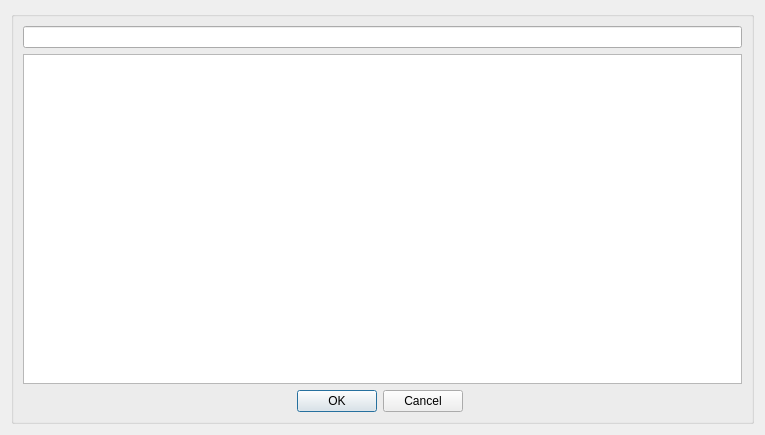
<?xml version="1.0" encoding="UTF-8"?>
<ui version="4.0">
 <class>Dialog</class>
 <widget class="QDialog" name="Dialog">
  <property name="geometry">
   <rect>
    <x>0</x>
    <y>0</y>
    <width>765</width>
    <height>435</height>
   </rect>
  </property>
  <property name="windowTitle">
   <string>Filter</string>
  </property>
  <layout class="QGridLayout" name="gridLayout">
   <item row="0" column="0">
    <widget class="QGroupBox" name="groupBox">
     <property name="title">
      <string/>
     </property>
     <layout class="QGridLayout" name="gridLayout_2">
      <item row="1" column="0" colspan="2">
       <widget class="QTableWidget" name="tableWidget"/>
      </item>
      <item row="0" column="0" colspan="2">
       <widget class="QLineEdit" name="input_search">
        <property name="inputMask">
         <string/>
        </property>
        <property name="text">
         <string/>
        </property>
       </widget>
      </item>
      <item row="2" column="0">
       <widget class="QDialogButtonBox" name="buttonBox">
        <property name="sizePolicy">
         <sizepolicy hsizetype="Expanding" vsizetype="Fixed">
          <horstretch>0</horstretch>
          <verstretch>0</verstretch>
         </sizepolicy>
        </property>
        <property name="orientation">
         <enum>Qt::Orientation::Horizontal</enum>
        </property>
        <property name="standardButtons">
         <set>QDialogButtonBox::StandardButton::Cancel|QDialogButtonBox::StandardButton::Ok</set>
        </property>
        <property name="centerButtons">
         <bool>true</bool>
        </property>
       </widget>
      </item>
     </layout>
    </widget>
   </item>
  </layout>
 </widget>
 <resources/>
 <connections>
  <connection>
   <sender>buttonBox</sender>
   <signal>accepted()</signal>
   <receiver>Dialog</receiver>
   <slot>accept()</slot>
   <hints>
    <hint type="sourcelabel">
     <x>248</x>
     <y>254</y>
    </hint>
    <hint type="destinationlabel">
     <x>157</x>
     <y>274</y>
    </hint>
   </hints>
  </connection>
  <connection>
   <sender>buttonBox</sender>
   <signal>rejected()</signal>
   <receiver>Dialog</receiver>
   <slot>reject()</slot>
   <hints>
    <hint type="sourcelabel">
     <x>316</x>
     <y>260</y>
    </hint>
    <hint type="destinationlabel">
     <x>286</x>
     <y>274</y>
    </hint>
   </hints>
  </connection>
 </connections>
</ui>
